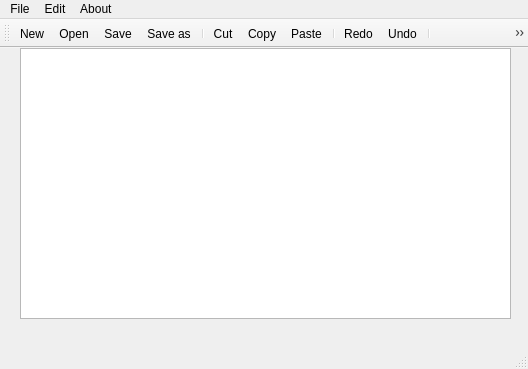
<?xml version="1.0" encoding="UTF-8"?>
<ui version="4.0">
 <class>MainWindow</class>
 <widget class="QMainWindow" name="MainWindow">
  <property name="geometry">
   <rect>
    <x>0</x>
    <y>0</y>
    <width>528</width>
    <height>369</height>
   </rect>
  </property>
  <property name="windowTitle">
   <string>MainWindow</string>
  </property>
  <widget class="QWidget" name="centralWidget">
   <widget class="QTextEdit" name="textEdit">
    <property name="geometry">
     <rect>
      <x>20</x>
      <y>0</y>
      <width>491</width>
      <height>271</height>
     </rect>
    </property>
   </widget>
  </widget>
  <widget class="QMenuBar" name="menuBar">
   <property name="geometry">
    <rect>
     <x>0</x>
     <y>0</y>
     <width>528</width>
     <height>25</height>
    </rect>
   </property>
   <widget class="QMenu" name="menuFile">
    <property name="title">
     <string>File</string>
    </property>
    <addaction name="actionNew"/>
    <addaction name="actionOpen"/>
    <addaction name="separator"/>
    <addaction name="actionSave"/>
    <addaction name="actionSave_as"/>
   </widget>
   <widget class="QMenu" name="menuEdit">
    <property name="title">
     <string>Edit</string>
    </property>
    <addaction name="actionCut"/>
    <addaction name="actionCopy"/>
    <addaction name="actionPaste"/>
    <addaction name="separator"/>
    <addaction name="actionRedo"/>
    <addaction name="actionUndo"/>
   </widget>
   <widget class="QMenu" name="menuAbout">
    <property name="title">
     <string>About </string>
    </property>
    <addaction name="actionAbout_N"/>
   </widget>
   <addaction name="menuFile"/>
   <addaction name="menuEdit"/>
   <addaction name="menuAbout"/>
  </widget>
  <widget class="QToolBar" name="mainToolBar">
   <attribute name="toolBarArea">
    <enum>TopToolBarArea</enum>
   </attribute>
   <attribute name="toolBarBreak">
    <bool>false</bool>
   </attribute>
   <addaction name="actionNew"/>
   <addaction name="actionOpen"/>
   <addaction name="actionSave"/>
   <addaction name="actionSave_as"/>
   <addaction name="separator"/>
   <addaction name="actionCut"/>
   <addaction name="actionCopy"/>
   <addaction name="actionPaste"/>
   <addaction name="separator"/>
   <addaction name="actionRedo"/>
   <addaction name="actionUndo"/>
   <addaction name="separator"/>
   <addaction name="actionAbout_N"/>
  </widget>
  <widget class="QStatusBar" name="statusBar"/>
  <action name="actionNew">
   <property name="icon">
    <iconset resource="Resource.qrc">
     <normaloff>:/rec/img/new.png</normaloff>:/rec/img/new.png</iconset>
   </property>
   <property name="text">
    <string>New</string>
   </property>
  </action>
  <action name="actionOpen">
   <property name="icon">
    <iconset resource="Resource.qrc">
     <normaloff>:/rec/img/open.png</normaloff>:/rec/img/open.png</iconset>
   </property>
   <property name="text">
    <string>Open</string>
   </property>
  </action>
  <action name="actionSave">
   <property name="icon">
    <iconset resource="Resource.qrc">
     <normaloff>:/rec/img/save.png</normaloff>:/rec/img/save.png</iconset>
   </property>
   <property name="text">
    <string>Save</string>
   </property>
  </action>
  <action name="actionSave_as">
   <property name="icon">
    <iconset resource="Resource.qrc">
     <normaloff>:/rec/img/saveAS.png</normaloff>:/rec/img/saveAS.png</iconset>
   </property>
   <property name="text">
    <string>Save as</string>
   </property>
  </action>
  <action name="actionCut">
   <property name="icon">
    <iconset resource="Resource.qrc">
     <normaloff>:/rec/img/cut.png</normaloff>:/rec/img/cut.png</iconset>
   </property>
   <property name="text">
    <string>Cut</string>
   </property>
  </action>
  <action name="actionCopy">
   <property name="icon">
    <iconset resource="Resource.qrc">
     <normaloff>:/rec/img/copy.png</normaloff>:/rec/img/copy.png</iconset>
   </property>
   <property name="text">
    <string>Copy</string>
   </property>
  </action>
  <action name="actionPaste">
   <property name="icon">
    <iconset resource="Resource.qrc">
     <normaloff>:/rec/img/paste.png</normaloff>:/rec/img/paste.png</iconset>
   </property>
   <property name="text">
    <string>Paste</string>
   </property>
  </action>
  <action name="actionRedo">
   <property name="icon">
    <iconset resource="Resource.qrc">
     <normaloff>:/rec/img/undo.png</normaloff>:/rec/img/undo.png</iconset>
   </property>
   <property name="text">
    <string>Redo</string>
   </property>
  </action>
  <action name="actionUndo">
   <property name="icon">
    <iconset resource="Resource.qrc">
     <normaloff>:/rec/img/redo.png</normaloff>:/rec/img/redo.png</iconset>
   </property>
   <property name="text">
    <string>Undo</string>
   </property>
  </action>
  <action name="actionAbout_N">
   <property name="icon">
    <iconset resource="Resource.qrc">
     <normaloff>:/rec/img/about-png-7.png</normaloff>:/rec/img/about-png-7.png</iconset>
   </property>
   <property name="text">
    <string>About Notepad </string>
   </property>
  </action>
 </widget>
 <layoutdefault spacing="6" margin="11"/>
 <resources>
  <include location="Resource.qrc"/>
 </resources>
 <connections/>
</ui>
